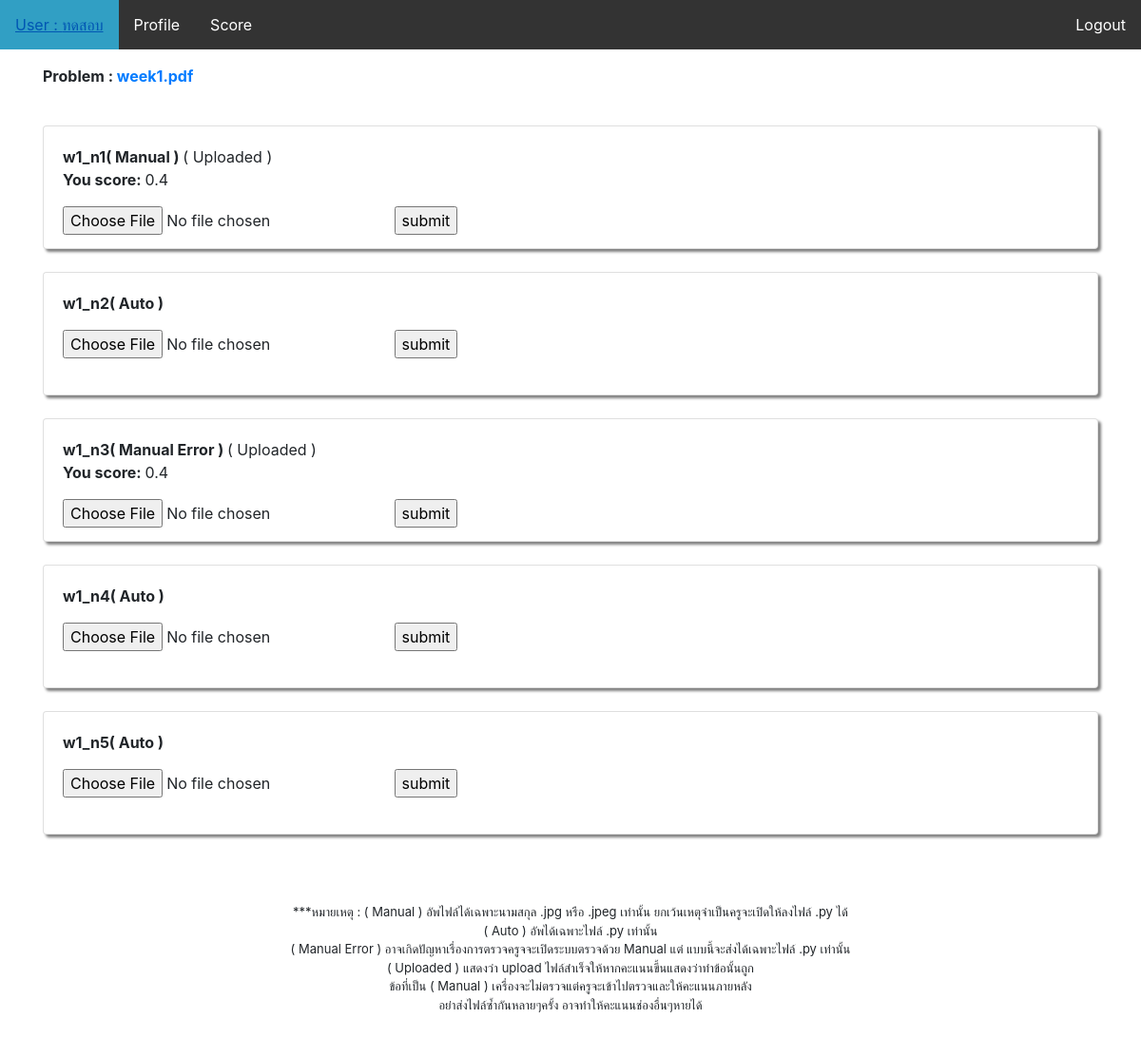
Page /python/main/ (signed in) on the committed database.
### tables this page shows
CREATE TABLE `file` (
  `id` int(11) NOT NULL,
  `filename` varchar(100) NOT NULL,
  `status` int(11) NOT NULL DEFAULT '0'
);

CREATE TABLE `problem` (
  `id` int(11) NOT NULL,
  `week` varchar(100) NOT NULL,
  `score` float NOT NULL,
  `status` int(11) NOT NULL DEFAULT '0',
  `type` varchar(100) NOT NULL DEFAULT '1'
);

CREATE TABLE `student` (
  `id` int(11) NOT NULL,
  `username` varchar(255) NOT NULL,
  `password` varchar(255) NOT NULL,
  `name` varchar(255) NOT NULL,
  `class` int(11) NOT NULL,
  `w1_n1` varchar(255) NOT NULL,
  `w1_n2` varchar(255) NOT NULL,
  `w1_n3` varchar(255) NOT NULL,
  `w1_n4` varchar(100) NOT NULL,
  `w1_n5` varchar(100) NOT NULL,
  `w2_n1` varchar(100) NOT NULL,
  `w2_n2` varchar(100) NOT NULL,
  `w2_n3` varchar(100) NOT NULL,
  `w2_n4` varchar(100) NOT NULL,
  `w2_n5` varchar(100) NOT NULL,
  `status` varchar(255) NOT NULL DEFAULT 'user',
  `server` int(11) NOT NULL DEFAULT '0',
  `ip` varchar(100) NOT NULL,
  `ban` int(11) NOT NULL DEFAULT '1',
  `quiz_t1_n1` varchar(100) NOT NULL,
  `quiz_t1_n2` varchar(100) NOT NULL,
  `quiz_t1_n3` varchar(100) NOT NULL
);

### python/main/index.php (the view, shortened to what this page needs)
<?php
require_once("../../Database/Database.php");
$sql = "select * from problem where status=1";
$result = mysqli_query($conn, $sql);
$sql_file = "select * from file where status=1";
$result_file = mysqli_query($conn, $sql_file);
?>
<!doctype html>
<html lang="en">
<head>
    <link rel="stylesheet" href="style/main.css">
    <link rel="stylesheet" href="https://stackpath.bootstrapcdn.com/bootstrap/4.3.1/css/bootstrap.min.css">
</head>
<body>
    <ul>
        <li><a class="active" href="#">User : <?php echo $_SESSION['name']; ?></a></li>
        <li><a href="profile.php">Profile</a></li>
        <li><a href="score.php">Score</a></li>
        <li style="float:right"><a href="../logout.php">Logout</a></li>
    </ul>
</body>
<div class="container">
    <p><b>Problem :
            <?php
            while ($row_file = mysqli_fetch_array($result_file)) { ?>
                <?php
                $file =  $row_file['filename'];
                echo "<a name='filename' href='pdf.php?file=" . $file . "'>" . $file . "</a>";
                ?>
            <?php } ?></b>
        <br><br>
        <?php while ($row = mysqli_fetch_array($result)) { ?>
            <?php $week = $row['week']; ?>
            <?php if ($row['type'] == "1") {
                $type = "( Auto )";
            } else if($row['type'] == "0"){
                $type = "( Manual )";
            }else{
                $type = "( Manual Error )";
            }?>
            <form action="process/process.php" method="post" enctype="multipart/form-data">
                <div class="card">
                    <div style="margin-left: 20px;margin-top:20px;"> <b><?php echo $week . $type; ?>
                            <?php $sql_student = "select * from student where username='" . $_SESSION['username'] . "' and $week=$week";
                            $result_student = mysqli_query($conn, $sql_student); ?>
                            <?php while ($row_student = mysqli_fetch_array($result_student)) { ?>
                            </b> <?php if ($row_student[$week] == "") {
                                        echo "";
                                    } else if ($row_student[$week] == "0") {
                                        echo "( Uploaded )  <br> <b>You score: </b>  คำตอบไม่ถูกต้อง ";
                                    } else if ($row_student[$week] == "upload") {
                                        echo "( Uploaded )  <br> <b>You score: </b>  0.0 ";
                                    } else {
                                        echo "( Uploaded )  <br> <b>You score: </b>  $row_student[$week] ";
                                    }
                                    ?><br>
                            <input type="hidden" name="week" value="<?php echo $week; ?>"><?php } ?><p></p>
                        <input type="file" name="file" required>
                        <input style="flaot:right;" type="submit" name="submit" value="submit">
                    </div>
                </div>
            </form><br>
        <?php } ?>
        <br><br>
</div>
<center>
    <p style="font-size:13px">
        ***หมายเหตุ : ( Manual ) อัพไฟล์ได้เฉพาะนามสกุล .jpg หรือ .jpeg เท่านั้น ยกเว้นเหตุจำเป็นครูจะเปิดให้ลงไฟล์ .py ได้ <br>
        ( Auto ) อัพได้เฉพาะไฟล์ .py เท่านั้น<br>
        ( Manual Error ) อาจเกิดปัญหาเรื่องการตรวจครูจจะเปิดระบบตรวจด้วย Manual แต่ แบบนี้จะส่งได้เฉพาะไฟล์ .py เท่านั้น<br>
        ( Uploaded ) แสดงว่า upload ไฟล์สำเร็จให้หากคะแนนขึ้นแสดงว่าทำข้อนั้นถูก<br>
        ข้อที่เป็น ( Manual ) เครื่องจะไม่ตรวจแต่ครูจะเข้าไปตรวจและให้คะแนนภายหลัง<br>
        อย่าส่งไฟล์ซ้ำกันหลายๆครั้ง อาจทำให้คะแนนช่องอื่นๆหายได้<br><br>
    </p>
</center>
</html>

### python/main/style/main.css (style rules this page uses)
ul { list-style-type: none; margin: 0; padding: 0; overflow: hidden; background-color: #333; }
li { float: left; }
li a { display: block; color: white; text-align: center; padding: 14px 16px; text-decoration: none; }
.active { background-color: #319fc4; }
.card { height: 130px; width: 100%; background-color: gray; box-shadow: 3px 3px 3px gray; }

### rows in the picture
file: filename "week1.pdf"
problem: week "w1_n1", type "( Manual )", week.w1_n1 "0.4"
problem: week "w1_n2", type "( Auto )"
problem: week "w1_n3", type "( Manual Error )", week.w1_n3 "0.4"
problem: week "w1_n4", type "( Auto )"
problem: week "w1_n5", type "( Auto )"

### other values in the picture
$_SESSION['name'] "ทดสอบ"
